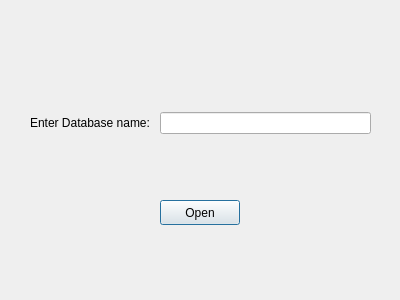
<?xml version="1.0" encoding="UTF-8"?>
<ui version="4.0">
 <class>OpenDatabase</class>
 <widget class="QDialog" name="OpenDatabase">
  <property name="geometry">
   <rect>
    <x>0</x>
    <y>0</y>
    <width>400</width>
    <height>300</height>
   </rect>
  </property>
  <property name="windowTitle">
   <string>Open Database</string>
  </property>
  <widget class="QPushButton" name="pushButton_openDB">
   <property name="geometry">
    <rect>
     <x>160</x>
     <y>200</y>
     <width>80</width>
     <height>25</height>
    </rect>
   </property>
   <property name="text">
    <string>Open</string>
   </property>
  </widget>
  <widget class="QWidget" name="">
   <property name="geometry">
    <rect>
     <x>30</x>
     <y>110</y>
     <width>341</width>
     <height>26</height>
    </rect>
   </property>
   <layout class="QHBoxLayout" name="horizontalLayout">
    <item>
     <widget class="QLabel" name="label_dbToOpen">
      <property name="text">
       <string>Enter Database name: </string>
      </property>
     </widget>
    </item>
    <item>
     <widget class="QLineEdit" name="lineEdit_dbToOpen"/>
    </item>
   </layout>
  </widget>
 </widget>
 <resources/>
 <connections/>
</ui>
